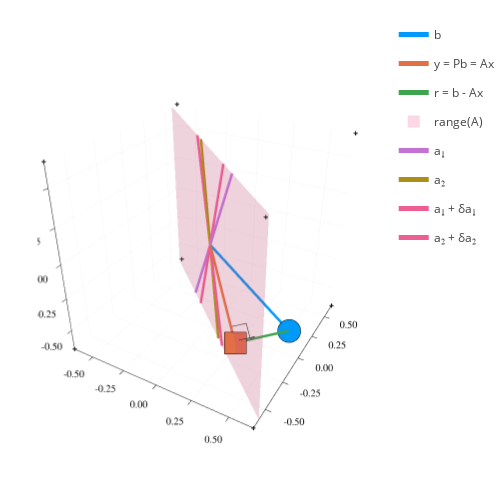

The notebook cell saved with this chart:
### Markdown cell above
**Affecting the location of $\mathrm{range}(A)$**

### Code cell
A = randn(3,2); b = randn(3)
p = plot_ls_diagram(A, b)
y = A*(A \ b)
scale = maximum(abs.([b y]))
plot!(p, size=(500,500))
θ = 0.2
Ã = A * [[cos(θ), sin(θ)] [-sin(θ), cos(θ)]]
ã₁ = Ã[:,1]
a1max = maximum(abs.(ã₁))
ã₁ .*= 1.1 * scale / a1max
ã₂ = Ã[:,2]
a2max = maximum(abs.(ã₂))
ã₂ .*= 1.1 * scale / a2max
plot!(p,[-ã₁[1], ã₁[1]]
    , [-ã₁[2], ã₁[2]]
    , [-ã₁[3], ã₁[3]]
    , l=5
    , c=7
    , label="a₁ + δa₁"
    )
plot!(p,[-ã₂[1], ã₂[1]]
    , [-ã₂[2], ã₂[2]]
    , [-ã₂[3], ã₂[3]]
    , l=5
    , c=7
    , label="a₂ + δa₂"
    )

### Figure 1 — Plotly figure (JSON) as saved in the notebook; plotly's stock layout.template omitted (floating-point values rounded to 4 significant figures)
{"data": [{"colorbar": {"title": ""}, "hoverinfo": "text", "legendgroup": "b", "line": {"color": "rgba(0, 154, 250, 1.000)", "dash": "solid", "shape": "linear", "width": 5}, "mode": "lines", "name": "b", "scene": "scene", "showlegend": true, "text": ["b:<br>+0.60<br>-0.06<br>-0.42", "b:<br>+0.60<br>-0.06<br>-0.42"], "type": "scatter3d", "x": [0, 0.5955], "xaxis": "x", "y": [0, -0.05565], "yaxis": "y", "z": [0, -0.4155], "zaxis": "z", "zmax": null, "zmin": null}, {"colorbar": {"title": ""}, "legendgroup": "", "line": {"color": "rgba(0, 154, 250, 1.000)", "dash": "solid", "shape": "linear", "width": 5}, "marker": {"color": "rgba(0, 154, 250, 1.000)", "line": {"color": "rgba(0, 0, 0, 1.000)", "width": 1}, "size": 8, "symbol": "octagon"}, "mode": "lines+markers", "name": "", "scene": "scene", "showlegend": false, "type": "scatter3d", "x": [0.5955], "xaxis": "x", "y": [-0.05565], "yaxis": "y", "z": [-0.4155], "zaxis": "z", "zmax": null, "zmin": null}, {"colorbar": {"title": ""}, "legendgroup": "", "marker": {"color": "rgba(62, 164, 78, 1.000)", "line": {"color": "rgba(0, 0, 0, 1.000)", "width": 1}, "size": 2, "symbol": "cross"}, "mode": "markers", "name": "", "scene": "scene", "showlegend": false, "type": "scatter3d", "x": [-0.655, 0.655, -0.655, 0.655, -0.655, 0.655, -0.655, 0.655], "xaxis": "x", "y": [-0.655, -0.655, 0.655, 0.655, -0.655, -0.655, 0.655, 0.655], "yaxis": "y", "z": [-0.655, -0.655, -0.655, -0.655, 0.655, 0.655, 0.655, 0.655], "zaxis": "z", "zmax": null, "zmin": null}, {"colorbar": {"title": ""}, "hoverinfo": "text", "legendgroup": "y = Pb = Ax", "line": {"color": "rgba(227, 111, 71, 1.000)", "dash": "solid", "shape": "linear", "width": 5}, "mode": "lines", "name": "y = Pb = Ax", "scene": "scene", "showlegend": true, "text": ["x:<br>+0.64<br>-0.76<br>y:<br>+0.36<br>-0.32<br>-0.42", "x:<br>+0.64<br>-0.76<br>y:<br>+0.36<br>-0.32<br>-0.42"], "type": "scatter3d", "x": [0, 0.3553], "xaxis": "x", "y": [0, -0.3161], "yaxis": "y", "z": [0, -0.4226], "zaxis": "z", "zmax": null, "zmin": null}, {"colorbar": {"title": ""}, "legendgroup": "", "line": {"color": "rgba(227, 111, 71, 1.000)", "dash": "solid", "shape": "linear", "width": 5}, "marker": {"color": "rgba(227, 111, 71, 1.000)", "line": {"color": "rgba(0, 0, 0, 1.000)", "width": 1}, "size": 8, "symbol": "square"}, "mode": "lines+markers", "name": "", "scene": "scene", "showlegend": false, "type": "scatter3d", "x": [0.3553], "xaxis": "x", "y": [-0.3161], "yaxis": "y", "z": [-0.4226], "zaxis": "z", "zmax": null, "zmin": null}, {"colorbar": {"title": ""}, "hoverinfo": "text", "legendgroup": "r = b - Ax", "line": {"color": "rgba(62, 164, 78, 1.000)", "dash": "solid", "shape": "linear", "width": 5}, "mode": "lines", "name": "r = b - Ax", "scene": "scene", "showlegend": true, "text": ["r:<br>+0.24<br>+0.26<br>+0.01", "r:<br>+0.24<br>+0.26<br>+0.01"], "type": "scatter3d", "x": [0.3553, 0.5955], "xaxis": "x", "y": [-0.3161, -0.05565], "yaxis": "y", "z": [-0.4226, -0.4155], "zaxis": "z", "zmax": null, "zmin": null}, {"color": "rgba(237, 94, 147, 0.500)", "colorbar": {"title": ""}, "colorscale": [[0, "rgba(237, 94, 147, 0.500)"], [1, "rgba(237, 94, 147, 0.500)"]], "hoverinfo": "none", "name": "range(A)", "opacity": 0.5, "scene": "scene", "showlegend": true, "showscale": false, "type": "mesh3d", "x": [-0.655, 0.655, -0.655, 0.655], "xaxis": "x", "y": [0.6218, -0.5862, 0.5862, -0.6218], "yaxis": "y", "z": [-0.655, -0.655, 0.655, 0.655], "zaxis": "z", "zmax": null, "zmin": null}, {"colorbar": {"title": ""}, "hoverinfo": "text", "legendgroup": "a₁", "line": {"color": "rgba(195, 113, 210, 1.000)", "dash": "solid", "shape": "linear", "width": 5}, "mode": "lines", "name": "a₁", "scene": "scene", "showlegend": true, "text": ["a₁:<br>+0.32<br>-0.31<br>+0.69", "a₁:<br>+0.32<br>-0.31<br>+0.69"], "type": "scatter3d", "x": [-0.2984, 0.2984], "xaxis": "x", "y": [0.293, -0.293], "yaxis": "y", "z": [-0.655, 0.655], "zaxis": "z", "zmax": null, "zmin": null}, {"colorbar": {"title": ""}, "hoverinfo": "text", "legendgroup": "a₂", "line": {"color": "rgba(172, 142, 24, 1.000)", "dash": "solid", "shape": "linear", "width": 5}, "mode": "lines", "name": "a₂", "scene": "scene", "showlegend": true, "text": ["a₂:<br>-0.20<br>+0.15<br>+1.14", "a₂:<br>-0.20<br>+0.15<br>+1.14"], "type": "scatter3d", "x": [0.114, -0.114], "xaxis": "x", "y": [-0.08732, 0.08732], "yaxis": "y", "z": [-0.655, 0.655], "zaxis": "z", "zmax": null, "zmin": null}, {"colorbar": {"title": ""}, "legendgroup": "", "line": {"color": "rgba(0, 0, 0, 1.000)", "dash": "solid", "shape": "linear", "width": 1}, "mode": "lines", "name": "", "scene": "scene", "showlegend": false, "type": "scatter3d", "x": [0.2995, 0.3672, 0.4231], "xaxis": "x", "y": [-0.2664, -0.1929, -0.2426], "yaxis": "y", "z": [-0.3561, -0.3541, -0.4206], "zaxis": "z", "zmax": null, "zmin": null}, {"colorbar": {"title": ""}, "legendgroup": "", "line": {"color": "rgba(0, 0, 0, 1.000)", "dash": "solid", "shape": "linear", "width": 1}, "mode": "lines", "name": "", "scene": "scene", "showlegend": false, "type": "scatter3d", "x": [0.4031, 0.4709, 0.4231], "xaxis": "x", "y": [-0.3623, -0.2888, -0.2426], "yaxis": "y", "z": [-0.3478, -0.3458, -0.4206], "zaxis": "z", "zmax": null, "zmin": null}, {"colorbar": {"title": ""}, "legendgroup": "a₁ + δa₁", "line": {"color": "rgba(237, 94, 147, 1.000)", "dash": "solid", "shape": "linear", "width": 5}, "mode": "lines", "name": "a₁ + δa₁", "scene": "scene", "showlegend": true, "type": "scatter3d", "x": [-0.1955, 0.1955], "xaxis": "x", "y": [0.1981, -0.1981], "yaxis": "y", "z": [-0.655, 0.655], "zaxis": "z", "zmax": null, "zmin": null}, {"colorbar": {"title": ""}, "legendgroup": "a₂ + δa₂", "line": {"color": "rgba(237, 94, 147, 1.000)", "dash": "solid", "shape": "linear", "width": 5}, "mode": "lines", "name": "a₂ + δa₂", "scene": "scene", "showlegend": true, "type": "scatter3d", "x": [0.1722, -0.1722], "xaxis": "x", "y": [-0.1409, 0.1409], "yaxis": "y", "z": [-0.655, 0.655], "zaxis": "z", "zmax": null, "zmin": null}], "layout": {"annotations": [], "height": 500, "legend_position": {"bgcolor": "rgba(255, 255, 255, 1.000)", "bordercolor": "rgba(0, 0, 0, 1.000)", "borderwidth": 1, "font": {"color": "rgba(0, 0, 0, 1.000)", "family": "sans-serif", "size": 11}, "title": {"font": {"color": "rgba(0, 0, 0, 1.000)", "family": "sans-serif", "size": 15}, "text": ""}, "tracegroupgap": 0, "traceorder": "normal", "x": 1, "xanchor": "auto", "y": 1, "yanchor": "auto"}, "margin": {"b": 20, "l": 0, "r": 0, "t": 20}, "paper_bgcolor": "rgba(255, 255, 255, 1.000)", "plot_bgcolor": "rgba(255, 255, 255, 1.000)", "scene": {"camera": {"eye": {"x": 1.126, "y": -1.95, "z": 1.3}}, "domain": {"x": [0.09676, 0.9921], "y": [0.0301, 0.9921]}, "xaxis": {"gridcolor": "rgba(0, 0, 0, 0.100)", "gridwidth": 0.5, "linecolor": "rgba(0, 0, 0, 1.000)", "mirror": false, "range": [-0.655, 0.655], "showgrid": true, "showline": true, "showticklabels": true, "tickangle": 0, "tickcolor": "rgb(0, 0, 0)", "tickfont": {"color": "rgba(0, 0, 0, 1.000)", "family": "sans-serif", "size": 11}, "tickmode": "array", "ticks": "inside", "ticktext": ["-0.50", "-0.25", "0.00", "0.25", "0.50"], "tickvals": [-0.5, -0.25, 0, 0.25, 0.5], "title": "", "titlefont": {"color": "rgba(0, 0, 0, 1.000)", "family": "sans-serif", "size": 15}, "type": "-", "visible": true, "zeroline": false, "zerolinecolor": "rgba(0, 0, 0, 1.000)"}, "yaxis": {"gridcolor": "rgba(0, 0, 0, 0.100)", "gridwidth": 0.5, "linecolor": "rgba(0, 0, 0, 1.000)", "mirror": false, "range": [-0.655, 0.655], "showgrid": true, "showline": true, "showticklabels": true, "tickangle": 0, "tickcolor": "rgb(0, 0, 0)", "tickfont": {"color": "rgba(0, 0, 0, 1.000)", "family": "sans-serif", "size": 11}, "tickmode": "array", "ticks": "inside", "ticktext": ["-0.50", "-0.25", "0.00", "0.25", "0.50"], "tickvals": [-0.5, -0.25, 0, 0.25, 0.5], "title": "", "titlefont": {"color": "rgba(0, 0, 0, 1.000)", "family": "sans-serif", "size": 15}, "type": "-", "visible": true, "zeroline": false, "zerolinecolor": "rgba(0, 0, 0, 1.000)"}, "zaxis": {"gridcolor": "rgba(0, 0, 0, 0.100)", "gridwidth": 0.5, "linecolor": "rgba(0, 0, 0, 1.000)", "mirror": false, "range": [-0.655, 0.655], "showgrid": true, "showline": true, "showticklabels": true, "tickangle": 0, "tickcolor": "rgb(0, 0, 0)", "tickfont": {"color": "rgba(0, 0, 0, 1.000)", "family": "sans-serif", "size": 11}, "tickmode": "array", "ticks": "inside", "ticktext": ["-0.50", "-0.25", "0.00", "0.25", "0.50"], "tickvals": [-0.5, -0.25, 0, 0.25, 0.5], "title": "", "titlefont": {"color": "rgba(0, 0, 0, 1.000)", "family": "sans-serif", "size": 15}, "type": "-", "visible": true, "zeroline": false, "zerolinecolor": "rgba(0, 0, 0, 1.000)"}}, "showlegend": true, "width": 500}}
